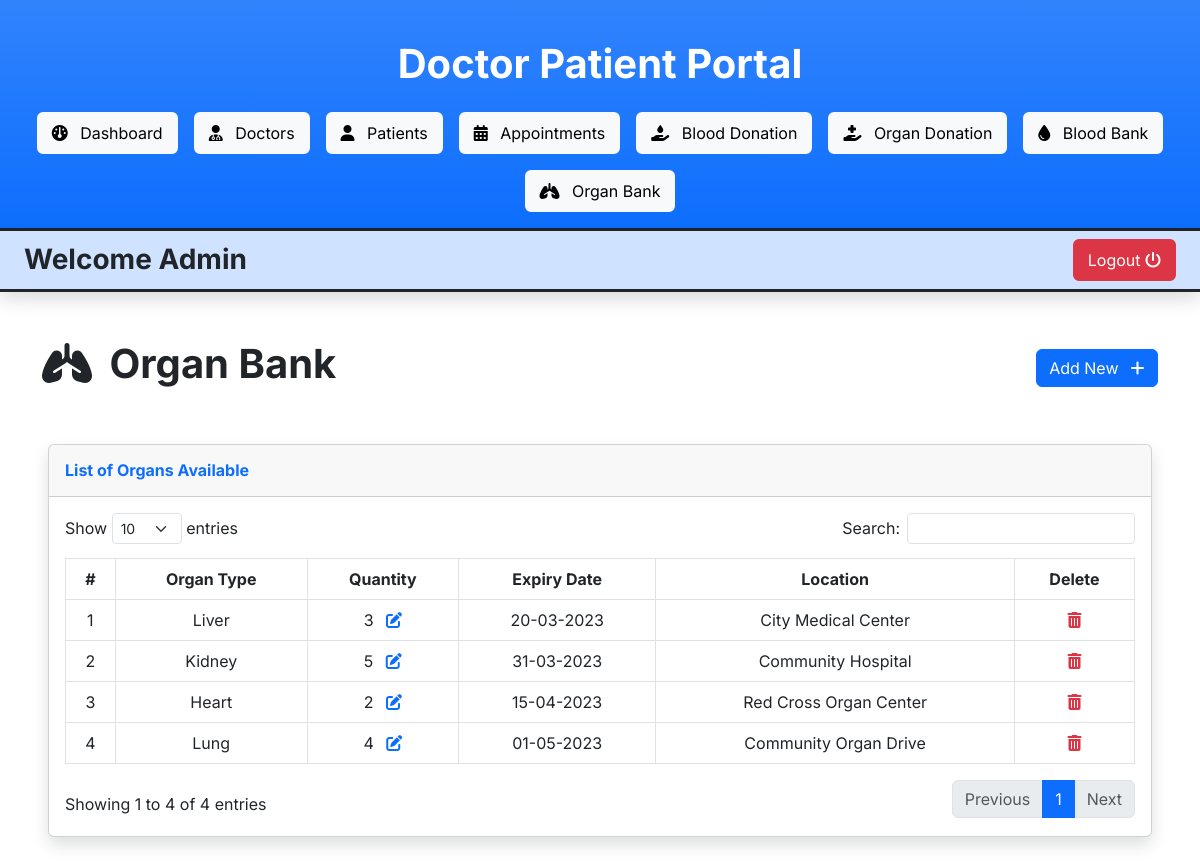
/admin/organ-bank.php (signed in), run on the app's committed database.
### tables this page shows
CREATE TABLE `organ_bank` (
  `organ_bank_id` int(11) NOT NULL,
  `organ_type` varchar(255) NOT NULL,
  `quantity` int(11) NOT NULL,
  `expiry_date` date NOT NULL,
  `location` varchar(255) NOT NULL
);

### admin/organ-bank.php (the view, shortened to what this page needs)
<?php include("includes/header.php") ?>
<div class="container my-5 d-flex justify-content-between align-items-center">
    <h1><i class="fa-solid fa-lungs me-2"></i> Organ Bank</h1>
    <button type="button" class="btn btn-primary" data-bs-toggle="modal" data-bs-target="#addOrgan">
        Add New <i class="fa-solid fa-plus ms-2"></i>
    </button>
</div>
<div class="card shadow mb-4 mx-5">
    <div class="card-header py-3">
        <h6 class="m-0 font-weight-bold text-primary">List of Organs Available</h6>
    </div>
    <div class="card-body">
        <div class="table-responsive">
            <table class="table table-bordered w-100 py-2 text-center" id="organTable">
                <thead>
                    <tr>
                        <th>#</th>
                        <th>Organ Type</th>
                        <th>Quantity</th>
                        <th>Expiry Date</th>
                        <th>Location</th>
                        <th>Delete</th>
                    </tr>
                </thead>
                <tbody>
                    <?php
                    $i = 1;
                    $query = mysqli_query($con, "SELECT * FROM organ_bank ORDER BY expiry_date ASC");
                    while ($row = mysqli_fetch_assoc($query)) {
                    ?>
                        <tr>
                            <td><?php echo $i ?></td>
                            <td><?php echo $row["organ_type"] ?></td>
                            <td><?php echo $row["quantity"] ?>
                                <a href="#editQuantity<?php echo $row['organ_bank_id'] ?>" class="ms-2" data-bs-toggle="modal"><i class="fas fa-edit text-primary"></i></a>
                            </td>
                            <td><?php echo date("d-m-Y", strtotime($row["expiry_date"])) ?></td>
                            <td><?php echo $row["location"] ?></td>
                            <td>
                                <a href="#deleteOrgan<?php echo $row['organ_bank_id'] ?>" data-bs-toggle="modal"><i class="fa-solid fa-trash-can text-danger"></i></a>
                            </td>
                        </tr>
                    <?php
                        $i++;
                    }
                    ?>
                </tbody>
            </table>
        </div>
    </div>
</div>
<?php include("includes/footer.php") ?>

### admin-panel.css (style rules this page uses)
body { font-family: 'Inter', sans-serif; }
h1, h2, h3, h4, h5, h6 { font-weight: 700; }
.dataTables_wrapper thead th { text-align: center !important; }

### data on the page
organ_bank: organ_type "Liver", quantity "3", expiry_date "20-03-2023", location "City Medical Center"
organ_bank: organ_type "Kidney", quantity "5", expiry_date "31-03-2023", location "Community Hospital"
organ_bank: organ_type "Heart", quantity "2", expiry_date "15-04-2023", location "Red Cross Organ Center"
organ_bank: organ_type "Lung", quantity "4", expiry_date "01-05-2023", location "Community Organ Drive"
